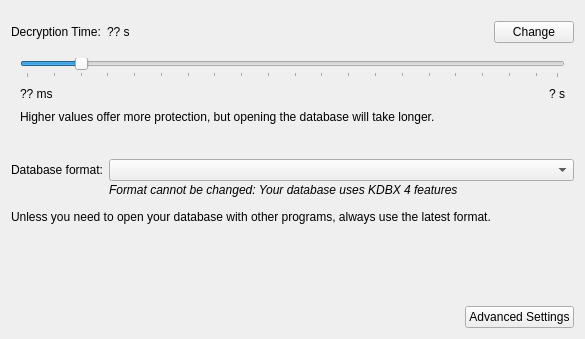
<?xml version="1.0" encoding="UTF-8"?>
<ui version="4.0">
 <class>DatabaseSettingsWidgetEncryption</class>
 <widget class="QWidget" name="DatabaseSettingsWidgetEncryption">
  <property name="geometry">
   <rect>
    <x>0</x>
    <y>0</y>
    <width>585</width>
    <height>339</height>
   </rect>
  </property>
  <layout class="QVBoxLayout" name="_2">
   <item>
    <widget class="QStackedWidget" name="stackedWidget">
     <property name="currentIndex">
      <number>0</number>
     </property>
     <widget class="QWidget" name="simpleSettings">
      <layout class="QVBoxLayout" name="verticalLayout_2">
       <property name="leftMargin">
        <number>0</number>
       </property>
       <property name="topMargin">
        <number>0</number>
       </property>
       <property name="rightMargin">
        <number>0</number>
       </property>
       <property name="bottomMargin">
        <number>0</number>
       </property>
       <item>
        <spacer name="verticalSpacer_2">
         <property name="orientation">
          <enum>Qt::Vertical</enum>
         </property>
         <property name="sizeType">
          <enum>QSizePolicy::Fixed</enum>
         </property>
         <property name="sizeHint" stdset="0">
          <size>
           <width>20</width>
           <height>10</height>
          </size>
         </property>
        </spacer>
       </item>
       <item>
        <layout class="QHBoxLayout" name="horizontalLayout_2">
         <item>
          <widget class="QLabel" name="decryptionTimeLabel">
           <property name="text">
            <string>Decryption Time:</string>
           </property>
          </widget>
         </item>
         <item>
          <widget class="QLabel" name="decryptionTimeValueLabel">
           <property name="text">
            <string notr="true">?? s</string>
           </property>
          </widget>
         </item>
         <item>
          <spacer name="horizontalSpacer_2">
           <property name="orientation">
            <enum>Qt::Horizontal</enum>
           </property>
           <property name="sizeHint" stdset="0">
            <size>
             <width>40</width>
             <height>20</height>
            </size>
           </property>
          </spacer>
         </item>
         <item>
          <widget class="QPushButton" name="activateChangeDecryptionTimeButton">
           <property name="accessibleName">
            <string>Change existing decryption time</string>
           </property>
           <property name="text">
            <string>Change</string>
           </property>
          </widget>
         </item>
        </layout>
       </item>
       <item>
        <widget class="QWidget" name="decryptionTimeSettings" native="true">
         <layout class="QVBoxLayout" name="decryptionTimeSliderLayout">
          <item>
           <widget class="QSlider" name="decryptionTimeSlider">
            <property name="accessibleName">
             <string>Decryption time in seconds</string>
            </property>
            <property name="singleStep">
             <number>1</number>
            </property>
            <property name="pageStep">
             <number>10</number>
            </property>
            <property name="value">
             <number>10</number>
            </property>
            <property name="orientation">
             <enum>Qt::Horizontal</enum>
            </property>
            <property name="tickPosition">
             <enum>QSlider::TicksBelow</enum>
            </property>
            <property name="tickInterval">
             <number>5</number>
            </property>
           </widget>
          </item>
          <item>
           <layout class="QHBoxLayout" name="horizontalLayout">
            <item>
             <widget class="QLabel" name="minTimeLabel">
              <property name="text">
               <string notr="true">?? ms</string>
              </property>
             </widget>
            </item>
            <item>
             <spacer name="horizontalSpacer">
              <property name="orientation">
               <enum>Qt::Horizontal</enum>
              </property>
              <property name="sizeHint" stdset="0">
               <size>
                <width>40</width>
                <height>20</height>
               </size>
              </property>
             </spacer>
            </item>
            <item>
             <widget class="QLabel" name="maxTimeLabel">
              <property name="text">
               <string notr="true">? s</string>
              </property>
             </widget>
            </item>
           </layout>
          </item>
          <item>
           <widget class="QLabel" name="label_2">
            <property name="sizePolicy">
             <sizepolicy hsizetype="Preferred" vsizetype="Fixed">
              <horstretch>0</horstretch>
              <verstretch>0</verstretch>
             </sizepolicy>
            </property>
            <property name="text">
             <string>Higher values offer more protection, but opening the database will take longer.</string>
            </property>
            <property name="wordWrap">
             <bool>true</bool>
            </property>
           </widget>
          </item>
          <item>
           <spacer name="verticalSpacer_3">
            <property name="orientation">
             <enum>Qt::Vertical</enum>
            </property>
            <property name="sizeType">
             <enum>QSizePolicy::Fixed</enum>
            </property>
            <property name="sizeHint" stdset="0">
             <size>
              <width>20</width>
              <height>20</height>
             </size>
            </property>
           </spacer>
          </item>
         </layout>
        </widget>
       </item>
       <item>
        <layout class="QFormLayout" name="formLayout">
         <property name="verticalSpacing">
          <number>2</number>
         </property>
         <item row="0" column="0">
          <widget class="QLabel" name="compatibilityLabel">
           <property name="text">
            <string>Database format:</string>
           </property>
          </widget>
         </item>
         <item row="0" column="1">
          <widget class="QComboBox" name="compatibilitySelection">
           <property name="sizePolicy">
            <sizepolicy hsizetype="MinimumExpanding" vsizetype="Fixed">
             <horstretch>0</horstretch>
             <verstretch>0</verstretch>
            </sizepolicy>
           </property>
           <property name="accessibleName">
            <string>Database format</string>
           </property>
          </widget>
         </item>
         <item row="1" column="1">
          <widget class="QLabel" name="formatCannotBeChanged">
           <property name="font">
            <font>
             <italic>true</italic>
            </font>
           </property>
           <property name="text">
            <string>Format cannot be changed: Your database uses KDBX 4 features</string>
           </property>
          </widget>
         </item>
        </layout>
       </item>
       <item>
        <widget class="QLabel" name="label">
         <property name="text">
          <string>Unless you need to open your database with other programs, always use the latest format.</string>
         </property>
        </widget>
       </item>
      </layout>
     </widget>
     <widget class="QWidget" name="advancedSettings">
      <layout class="QFormLayout" name="formLayout_2">
       <property name="leftMargin">
        <number>0</number>
       </property>
       <property name="topMargin">
        <number>0</number>
       </property>
       <property name="rightMargin">
        <number>0</number>
       </property>
       <property name="bottomMargin">
        <number>0</number>
       </property>
       <item row="0" column="0">
        <widget class="QLabel" name="algorithmLabel">
         <property name="text">
          <string>Encryption Algorithm:</string>
         </property>
        </widget>
       </item>
       <item row="0" column="1">
        <widget class="QComboBox" name="algorithmComboBox">
         <property name="sizePolicy">
          <sizepolicy hsizetype="Expanding" vsizetype="Fixed">
           <horstretch>0</horstretch>
           <verstretch>0</verstretch>
          </sizepolicy>
         </property>
         <property name="accessibleName">
          <string>Encryption algorithm</string>
         </property>
         <item>
          <property name="text">
           <string>AES:  256 Bit   (default)</string>
          </property>
         </item>
         <item>
          <property name="text">
           <string>Twofish:  256 Bit</string>
          </property>
         </item>
        </widget>
       </item>
       <item row="1" column="0">
        <widget class="QLabel" name="kdfLabel">
         <property name="text">
          <string>Key Derivation Function:</string>
         </property>
        </widget>
       </item>
       <item row="1" column="1">
        <widget class="QComboBox" name="kdfComboBox">
         <property name="sizePolicy">
          <sizepolicy hsizetype="Expanding" vsizetype="Fixed">
           <horstretch>0</horstretch>
           <verstretch>0</verstretch>
          </sizepolicy>
         </property>
         <property name="accessibleName">
          <string>Key derivation function</string>
         </property>
        </widget>
       </item>
       <item row="2" column="0">
        <widget class="QLabel" name="transformRoundsLabel">
         <property name="text">
          <string>Transform rounds:</string>
         </property>
        </widget>
       </item>
       <item row="2" column="1">
        <layout class="QHBoxLayout" name="horizontalLayout_3" stretch="40,40,0">
         <item>
          <widget class="QSpinBox" name="transformRoundsSpinBox">
           <property name="minimumSize">
            <size>
             <width>150</width>
             <height>0</height>
            </size>
           </property>
           <property name="maximumSize">
            <size>
             <width>150</width>
             <height>16777215</height>
            </size>
           </property>
           <property name="accessibleName">
            <string>Transform rounds</string>
           </property>
           <property name="alignment">
            <set>Qt::AlignLeading|Qt::AlignLeft|Qt::AlignVCenter</set>
           </property>
           <property name="minimum">
            <number>1</number>
           </property>
           <property name="maximum">
            <number>1000000000</number>
           </property>
          </widget>
         </item>
         <item>
          <widget class="QToolButton" name="transformBenchmarkButton">
           <property name="focusPolicy">
            <enum>Qt::WheelFocus</enum>
           </property>
          </widget>
         </item>
         <item>
          <spacer name="horizontalSpacer_3">
           <property name="orientation">
            <enum>Qt::Horizontal</enum>
           </property>
           <property name="sizeHint" stdset="0">
            <size>
             <width>40</width>
             <height>20</height>
            </size>
           </property>
          </spacer>
         </item>
        </layout>
       </item>
       <item row="3" column="0">
        <widget class="QLabel" name="memoryUsageLabel">
         <property name="text">
          <string>Memory Usage:</string>
         </property>
        </widget>
       </item>
       <item row="3" column="1">
        <widget class="QSpinBox" name="memorySpinBox">
         <property name="minimumSize">
          <size>
           <width>150</width>
           <height>0</height>
          </size>
         </property>
         <property name="maximumSize">
          <size>
           <width>150</width>
           <height>16777215</height>
          </size>
         </property>
         <property name="accessibleName">
          <string>Memory usage</string>
         </property>
         <property name="minimum">
          <number>1</number>
         </property>
         <property name="maximum">
          <number>1048576</number>
         </property>
        </widget>
       </item>
       <item row="4" column="0">
        <widget class="QLabel" name="parallelismLabel">
         <property name="text">
          <string>Parallelism:</string>
         </property>
        </widget>
       </item>
       <item row="4" column="1">
        <widget class="QSpinBox" name="parallelismSpinBox">
         <property name="minimumSize">
          <size>
           <width>150</width>
           <height>0</height>
          </size>
         </property>
         <property name="maximumSize">
          <size>
           <width>150</width>
           <height>16777215</height>
          </size>
         </property>
         <property name="accessibleName">
          <string>Parallelism</string>
         </property>
         <property name="minimum">
          <number>1</number>
         </property>
         <property name="maximum">
          <number>128</number>
         </property>
        </widget>
       </item>
      </layout>
     </widget>
    </widget>
   </item>
   <item>
    <spacer name="verticalSpacer">
     <property name="orientation">
      <enum>Qt::Vertical</enum>
     </property>
     <property name="sizeHint" stdset="0">
      <size>
       <width>20</width>
       <height>40</height>
      </size>
     </property>
    </spacer>
   </item>
   <item>
    <layout class="QHBoxLayout" name="advancedSettingsLayout">
     <item>
      <spacer name="horizontalSpacer_4">
       <property name="orientation">
        <enum>Qt::Horizontal</enum>
       </property>
       <property name="sizeHint" stdset="0">
        <size>
         <width>40</width>
         <height>20</height>
        </size>
       </property>
      </spacer>
     </item>
     <item>
      <widget class="QPushButton" name="advancedSettingsButton">
       <property name="text">
        <string>Advanced Settings</string>
       </property>
       <property name="visible">
        <bool>false</bool>
       </property>
      </widget>
     </item>
    </layout>
   </item>
  </layout>
 </widget>
 <tabstops>
  <tabstop>activateChangeDecryptionTimeButton</tabstop>
  <tabstop>decryptionTimeSlider</tabstop>
  <tabstop>compatibilitySelection</tabstop>
  <tabstop>algorithmComboBox</tabstop>
  <tabstop>kdfComboBox</tabstop>
  <tabstop>transformRoundsSpinBox</tabstop>
  <tabstop>transformBenchmarkButton</tabstop>
  <tabstop>memorySpinBox</tabstop>
  <tabstop>parallelismSpinBox</tabstop>
  <tabstop>advancedSettingsButton</tabstop>
 </tabstops>
 <resources/>
 <connections/>
</ui>
